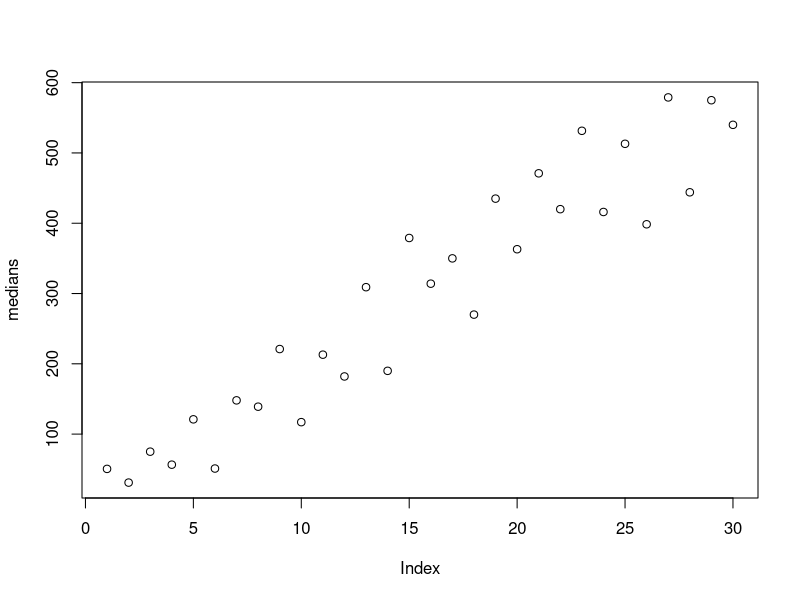
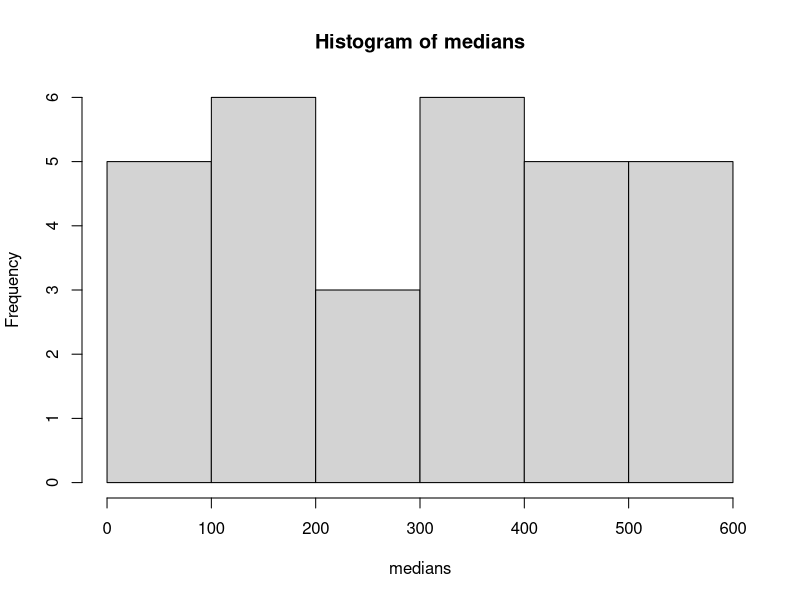
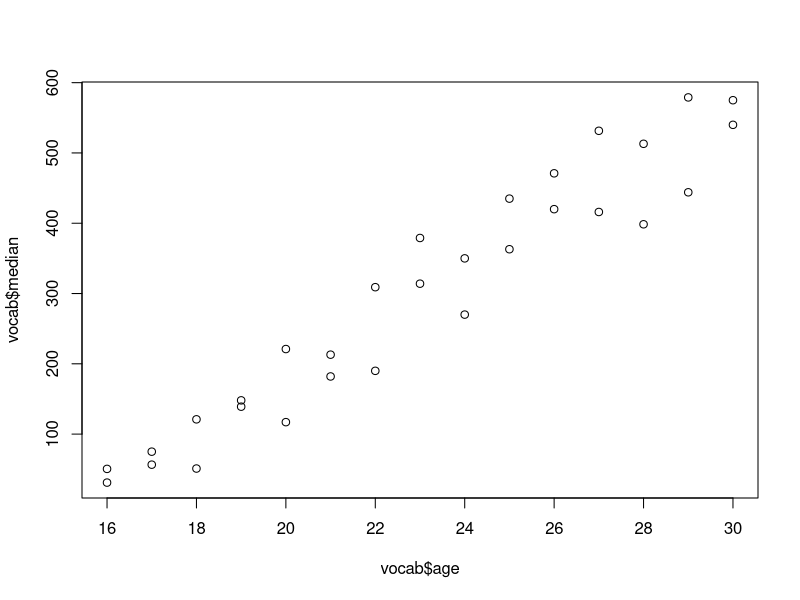

Reproduce these figures in R, in order. (Note: this script raises an error after producing the figures.)
# tutorial 1: our first R script
# ---------------------------------------------------------------

# make sure we have the packages we'll need today
# install.packages('reshape2','plyr','ggplot2','lme4','lmerTest','ez')

# set working directory to workshop folder

# load in a dataset from a CSV file
vocab <- read.csv('data-vocab.csv')

# this dataset is loaded as a "dataframe" -- a series of columns
# you can see this dataframe now in our "Environment" window in RStudio

# each column in a dataframe can be of a unique type
# what types of columns do we have?
summary(vocab)

# we don't need the X column (it's just indicates the row number)
# get rid of it by selecting the columns of the dataframe using a
# vector representing the range 2 to 7
# dataframe[rows, columns]
vocab <- vocab[, c(2:7)]
summary(vocab)

# we could select one column and assign it to a particular vector variable
medians <- vocab[, 'median']
# this vector is listed in the Environment as well, under "values"

# we could also select certain rows
vocab[c(1:5), ]
vocab[c(1,2,3,4,5), ]

# or row/column combinations
vocab[5, 'gender']
vocab[c(1:5), c('age','gender')]

# or by matching values...
vocab[which(vocab$gender == 'F'), ]
vocab[which(vocab$gender == 'F' & vocab$age == 17), ]
vocab[which(vocab$age == 18 | vocab$age == 17), ]
vocab[which(vocab$age > 16 & vocab$age < 19), ]

# we can also overwrite values in a dataframe
# set the median vocab for 17-month-old females to 1000...
vocab[which(vocab$gender == 'F' & vocab$age == 17), 'median'] <- 1000
vocab[which(vocab$gender == 'F' & vocab$age == 17), ] # now shows 1000

vocab[which(vocab$gender == 'F' & vocab$age == 17), c('median','ci.h')] <- c(1000,NA)

# reset it...
vocab[which(vocab$gender == 'F' & vocab$age == 17), c('median','ci.h')] <- c(75,37)

# R is a "vectorized" language, meaning that we can perform operations on entire vectors
# in parallel and not have to operate on each cell one-at-a-time

# here's our vector of medians
medians

# now let's perform some mathematical operations on it
medians + 2
medians*4
(medians^2) / 4
log(medians)
exp(medians)
sqrt(medians)

# we can also use summary functions which boil it down to a meaningful metric
mean(medians)
var(medians)
sqrt(var(medians))
sd(medians)
length(medians)

length(vocab)
nrow(vocab)
ncol(vocab)

# or combinations of summary functions and mathematical operators
# e.g., calculate z-scores
z_scores <- (medians - mean(medians)) / sd(medians)
z_scores

# compare to R's functions for z-score scaling...
# we'll use this a bit
z_scores <- scale(medians,center=T,scale=T)

# almost all functions can apply to vectors, even non-mathematical ones
# e.g., paste() which combines strings together
paste('this','is','a','sentence',sep=' ')
paste('median: ',medians,sep='')

# and, of course, we can perform operations involving multiple vectors
medians * rnorm(1, 0, 1) # vector * integer
medians * rnorm(length(medians), 0, 1) # vector * vector

# R includes basic functions for visualizing your data
plot(medians)
hist(medians)
plot(vocab$age, vocab$median)

# ...but I prefer using ggplot2 which gives us more intuitive options for visualization
# and greater control over the appearance
ggplot(vocab, aes(x=age, y=median, color=gender)) +
                          geom_point()

ggplot(vocab, aes(x=age, y=median, color=gender)) +
        geom_pointrange(aes(min=median-ci.l, max=median+ci.h), position=position_dodge(.4)) +
        scale_x_continuous(name="Age (Months)") +
        scale_y_continuous(name="Productive Vocabulary")

ggplot(vocab, aes(x=age, y=median, fill=gender)) +
        geom_bar(stat='identity', position=position_dodge()) +
        geom_errorbar(aes(ymax=median+ci.h, ymin=median-ci.l), position=position_dodge(.9), width=0.25) +
        scale_x_continuous(name="Age (Months)") +
        scale_y_continuous(name="Productive Vocabulary")

# we'll be using simple ggplots today, but the web documentation is great at helping you
# create publishable figures of any kind

# finally, of course, R provides a host of functions to run statistical tests and models
# on your data

# let's do a basic correlation just to see how these functions work
# first, get just the female data
female_vocab <- vocab[which(vocab$gender == 'F'), c('age','median')]
female_vocab 
                  
# does age correlate with productive vocabulary?
# plot using basic R plots
plot(female_vocab$age, female_vocab$median)
# add a line of best fit
abline(lm(female_vocab$median ~ female_vocab$age))
  # we'll get more into this syntax later, but this function uses a linear model
  # to predict the 'median' vector from the 'age' vector

# plot data with a line of best fit (with shaded 95% confidence interval)
ggplot(female_vocab, aes(x=age, y=median)) +
                                  geom_point() +
                                  stat_smooth(method="lm")

cor(female_vocab$age, female_vocab$median)
  # = .99

# how reliable is this?
cor.test(female_vocab$age, female_vocab$median)
  # gives us all the basic test output we need....

# we can also access specific variables in this output directly:
cor_output <- cor.test(female_vocab$age, female_vocab$median)

# useful command to show the available data in any variable
str(cor_output)

cor_output$p.value
cor_output$statistic

# also:
names(cor_output)
cor_output$conf.int


# round the p-value:
cor_output$p.value
round(cor_output$p.value, 3)

# how much variance does this account for (e.g., R-squared, R^2)?
cor_output$estimate^2

# when we run statistical models, the vector we return is not only a collection of variables
# (e.g., from which we can select the p-value, estimate, etc.) but also an OBJECT
# on which we can run various CLASS methods

class(cor_output)
  # we have an "htest" (i.e., "hypothesis test") object
  # this class is limited to the "print" method
  print(cor_output)
  # ... but other classes include other methods like 'plot', 'summary', etc.

# let's run another statistical test of a different type
t.test(rnorm(30,5,5), rnorm(30,10,5))

# we can pass specific options to these tests
# a common option for 't.test' is var.equal=T so that we run a standard Student t-test
t.test(rnorm(30,5,5), rnorm(30,10,5), var.equal=T)

# also:
t.test(rnorm(30,5,5), rnorm(30,10,5), paired=T)
t.test(rnorm(30,5,5), rnorm(30,10,5), alt='less',var.equal=T) # by default: 'two.sided'

t.test(
      vocab[which(vocab$gender == 'F'), 'median'],
      vocab[which(vocab$gender == 'M'), 'median'],
      var.equal=T
      )

# what class?
class(t.test(rnorm(30,5,5), rnorm(30,10,5), var.equal=T))

# same as cor.test, which is why the output is similar

# we loaded our data from a CSV, now let's save a dataset to a CSV file
write.csv(female_vocab, 'data-vocab-females.csv')

# independent workshop:
# take a new subset of the vocab data (e.g., certain age ranges, or Males)
# visualize these data using a scatterplot with a line of best fit
# run a correlation test
# then, add a bunch of random noise (e.g., with +, rnorm(), and the vector),
#   replot the data, run a new correlation (is it weaker??), and save this data to a CSV file
# bonus task if this is really easy: make your plot better with custom axis labels,
#   a title, a legend, no ugly grey background, etc.

# we're done
# clean up our workspace
ls()
rm(list=ls())